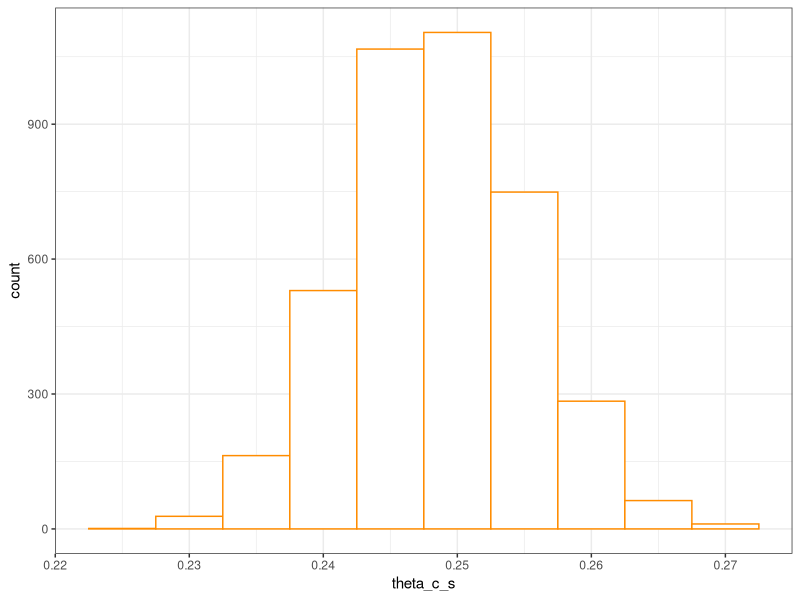
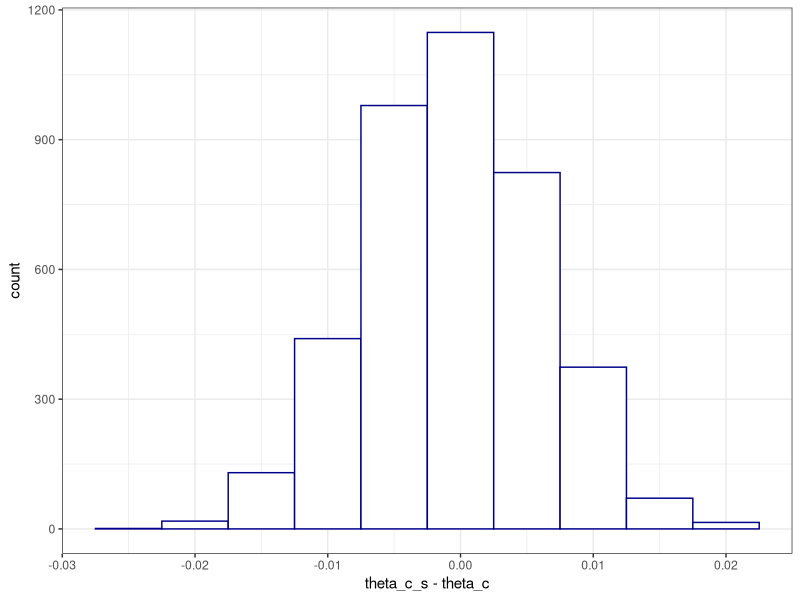
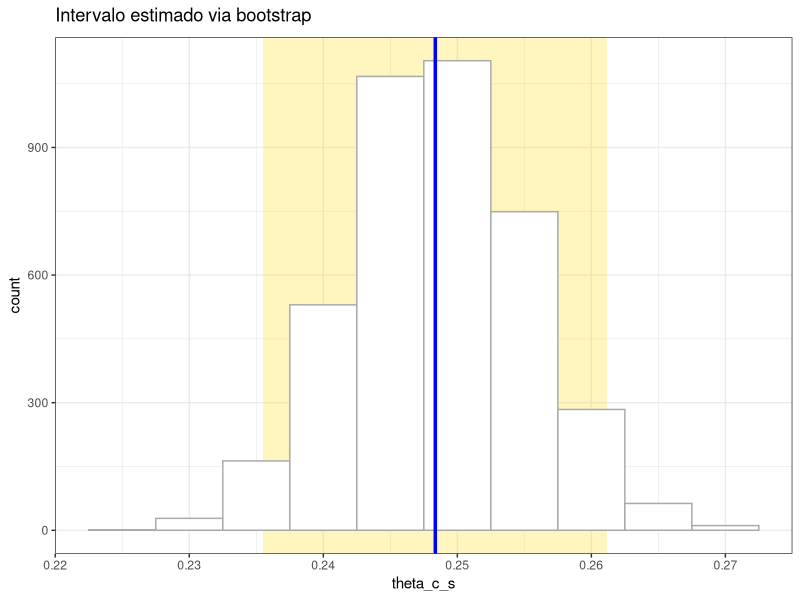
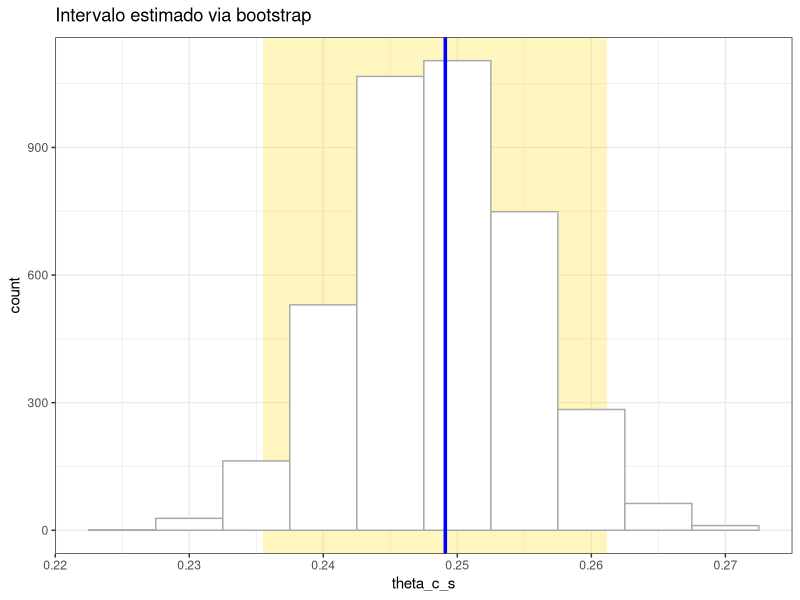
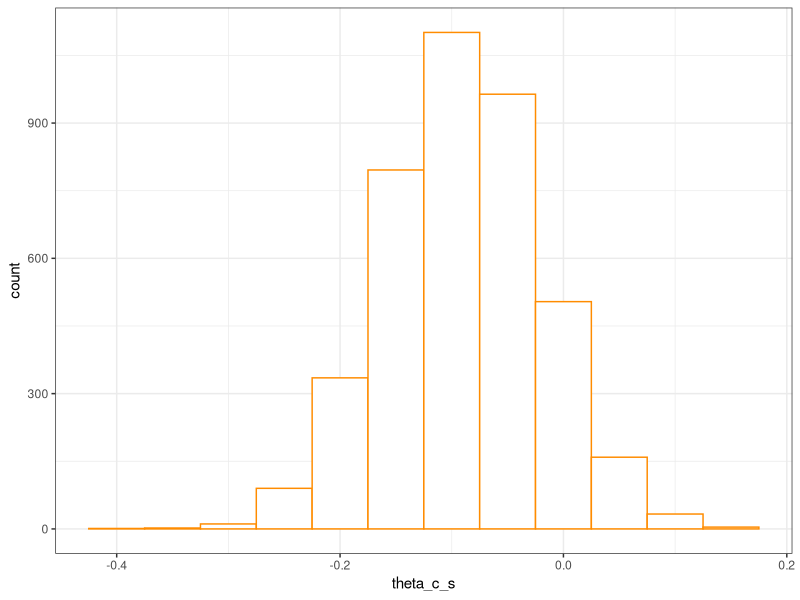
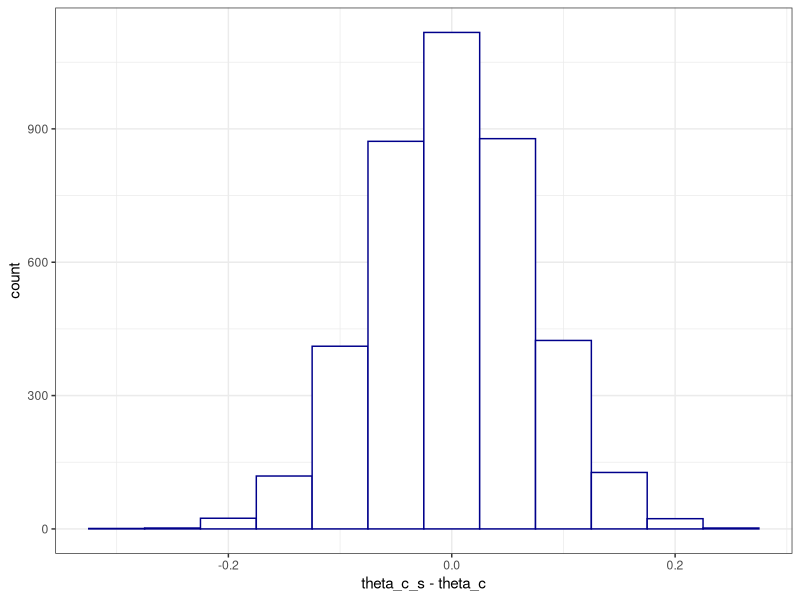
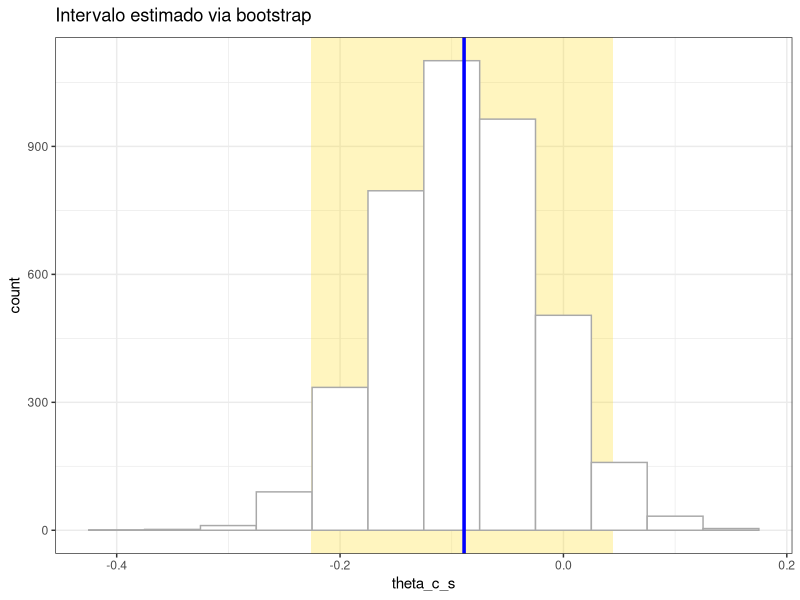
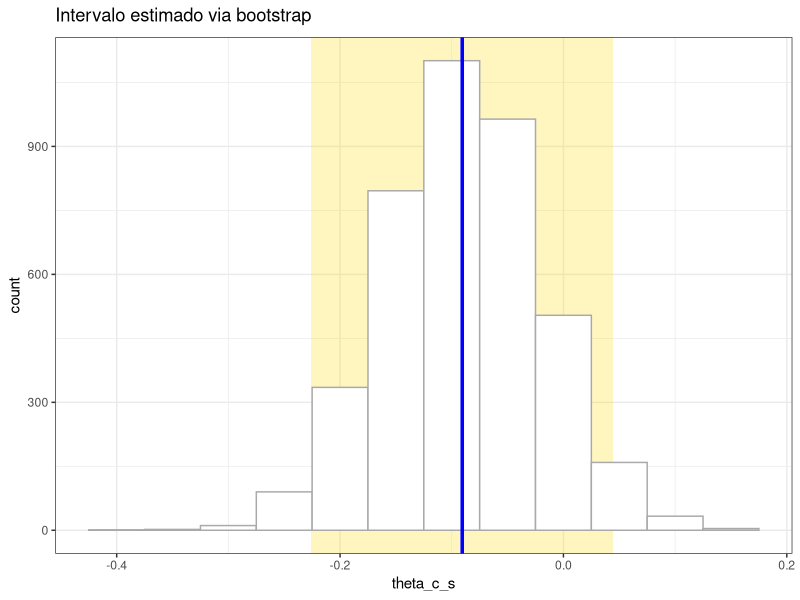

Write R code to recreate these figures, in order.
## ---- chunk 1
knitr::opts_chunk$set(echo = TRUE)
library(tidyverse)
library(boot)
library(broom)
theme_set(theme_bw())
## ---- chunk 2
set.seed(12345)

lastfm = read_csv(here::here("data/experimento-lastfm.csv"), 
                  col_types = cols(.default = col_double(), 
                                   user = col_character()))

lastfm = lastfm %>% 
  sample_n(300) %>% 
  select(news, old, mediana_pop)

glimpse(lastfm)
## ---- chunk 3
mylastfm = lastfm %>% 
  mutate(news_prop_artist = (news/(news+old)))

funcao_theta = function(df) {
  df %>%
    pull(news_prop_artist) %>%
    mean()
}

theta = funcao_theta(mylastfm)

set.seed(1212)
amostra = mylastfm %>%
  sample_n(200)

theta_c = funcao_theta(amostra)
## ---- chunk 4
repeticoes = 4000 # pelo menos 2000, mas mais não faz mal.

um_bootstrap <- function(x){
  news_prop_artist = x %>% pull(news_prop_artist)
  boot_x <- sample(news_prop_artist,           # amostre dos dados
                   size = NROW(news_prop_artist), # tamanho igual ao recebido
                   replace = TRUE) # aqui é o bootstrap
  return(mean(boot_x))
}

set.seed(1212)

reamostragens = tibble(i = 1:repeticoes) %>% 
  mutate(theta_c_s = map_dbl(i, ~ um_bootstrap(mylastfm)))

reamostragens
## ---- chunk 5
reamostragens %>%
  ggplot(aes(x = theta_c_s)) +
  geom_histogram(binwidth = .005,
                 colour = "darkorange",
                 fill = "white")
## ---- chunk 6
reamostragens %>%
  ggplot(aes(x = theta_c_s - theta_c)) +
  geom_histogram(binwidth = .005,
                 colour = "darkblue",
                 fill = "white")
## ---- chunk 7
intervalo = reamostragens %>% 
  mutate(erro = theta_c_s - theta_c) %>% 
  summarise(erro_i = quantile(erro, .025), 
            erro_s = quantile(erro, .975))

intervalo  
## ---- chunk 8
intervalo = intervalo %>% 
  mutate(valor_i = theta_c + erro_i, 
         valor_s = theta_c + erro_s)

intervalo
## ---- chunk 9
ggplot() +
  geom_rect(
    data = intervalo,
    aes(xmin = valor_i, xmax = valor_s),
    ymin = -Inf,
    ymax = Inf,
    fill = "gold",
    alpha = .25
  ) +
  geom_histogram(
    data = reamostragens,
    aes(theta_c_s),
    binwidth = .005,
    fill = "white",
    colour = "darkgrey"
  ) +
  geom_vline(xintercept = theta,
             color = "blue",
             size = 1.2) +
  labs(title = expression("Intervalo estimado via bootstrap"))
## ---- chunk 10
library(boot)

theta = function(df, i) {
  df %>%
    slice(i) %>%
    pull(news_prop_artist) %>%
    mean()
}

booted <- boot(data = mylastfm,
               statistic = theta,
               R = 2000)


ci = tidy(booted,
          conf.level = .95,
          conf.method = "bca",
          conf.int = TRUE)

glimpse(ci)
## ---- chunk 11
ggplot() +
  geom_rect(
    data = intervalo,
    aes(xmin = valor_i, xmax = valor_s),
    ymin = -Inf,
    ymax = Inf,
    fill = "gold",
    alpha = .25
  ) +
  geom_histogram(
    data = reamostragens,
    aes(theta_c_s),
    binwidth = .005,
    fill = "white",
    colour = "darkgrey"
  ) +
  geom_vline(xintercept = theta_c,
             color = "blue",
             size = 1.2) +
  # geom_vline(xintercept = theta_c, color = "dark green") +
  labs(title = expression("Intervalo estimado via bootstrap"))
## ---- chunk 12
mylastfm_two = mylastfm%>%
  filter(mediana_pop > 5)

funcao_theta = function(df) {
  with(df, cor(mediana_pop, news_prop_artist,method = "pearson"))
}

theta = funcao_theta(mylastfm_two)

set.seed(1212)
amostra = mylastfm_two %>%
  sample_n(200)

theta_c = funcao_theta(amostra)
## ---- chunk 13
repeticoes = 4000 # pelo menos 2000, mas mais não faz mal.

um_bootstrap = function(df) {

    boot_df <- sample_n(df,
                        NROW(df),
                        replace = TRUE)
    pearson = pull(boot_df %>%
        summarise(pearson = cor(x = mediana_pop, y = news_prop_artist, method = "pearson")))

    return(pearson)
}

set.seed(1212)

reamostragens = tibble(i = 1:repeticoes) %>% 
  mutate(theta_c_s = map_dbl(i, ~ um_bootstrap(mylastfm_two)))

reamostragens
## ---- chunk 14
reamostragens %>%
  ggplot(aes(x = theta_c_s)) +
  geom_histogram(binwidth = .05,
                 colour = "darkorange",
                 fill = "white")

## ---- chunk 15
reamostragens %>%
  ggplot(aes(x = theta_c_s - theta_c)) +
  geom_histogram(binwidth = .05,
                 colour = "darkblue",
                 fill = "white")
## ---- chunk 16
intervalo = reamostragens %>% 
  mutate(erro = theta_c_s - theta_c) %>% 
  summarise(erro_i = quantile(erro, .025), 
            erro_s = quantile(erro, .975))

intervalo  
## ---- chunk 17
intervalo = intervalo %>% 
  mutate(valor_i = theta_c + erro_i, 
         valor_s = theta_c + erro_s)

intervalo
## ---- chunk 18
ggplot() +
  geom_rect(
    data = intervalo,
    aes(xmin = valor_i, xmax = valor_s),
    ymin = -Inf,
    ymax = Inf,
    fill = "gold",
    alpha = .25
  ) +
  geom_histogram(
    data = reamostragens,
    aes(theta_c_s),
    binwidth = .05,
    fill = "white",
    colour = "darkgrey"
  ) +
  geom_vline(xintercept = theta,
             color = "blue",
             size = 1.2) +
  labs(title = expression("Intervalo estimado via bootstrap"))
## ---- chunk 19
library(boot)

theta = function(df, i) {
    
    boot_df <- sample_n(df,
                        NROW(df),
                        replace = TRUE)
    pearson = pull(boot_df %>%
        slice(i) %>% 
        summarise(pearson = cor(x = mediana_pop, y = news_prop_artist, method = "pearson")))

    return(pearson)
}

booted <- boot(data = mylastfm,
               statistic = theta,
               R = 2000)


ci = tidy(booted,
          conf.level = .95,
          conf.method = "bca",
          conf.int = TRUE)

glimpse(ci)
## ---- chunk 20
ggplot() +
  geom_rect(
    data = intervalo,
    aes(xmin = valor_i, xmax = valor_s),
    ymin = -Inf,
    ymax = Inf,
    fill = "gold",
    alpha = .25
  ) +
  geom_histogram(
    data = reamostragens,
    aes(theta_c_s),
    binwidth = .05,
    fill = "white",
    colour = "darkgrey"
  ) +
  geom_vline(xintercept = theta_c,
             color = "blue",
             size = 1.2) +
labs(title = expression("Intervalo estimado via bootstrap"))
